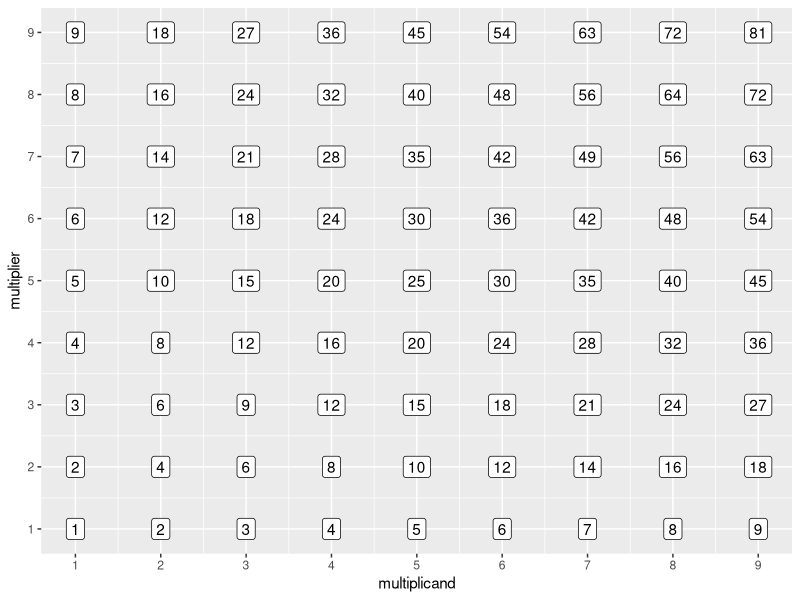
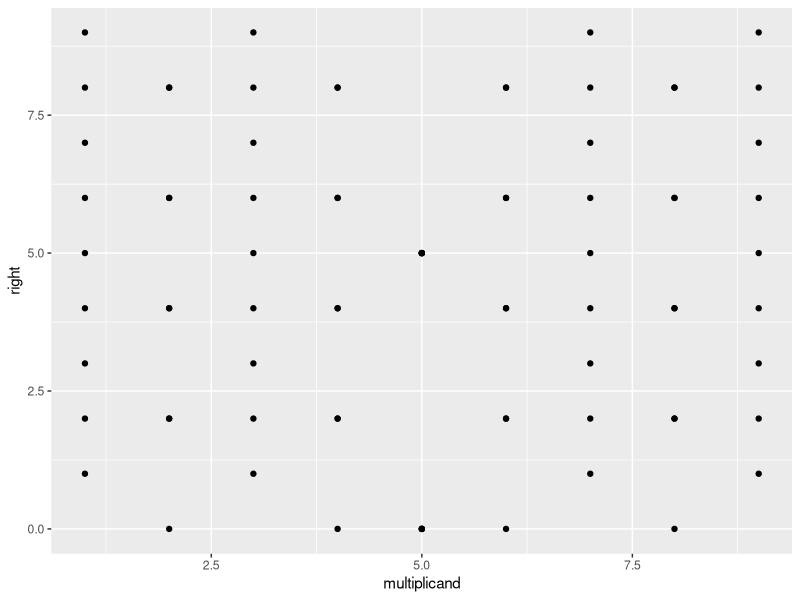
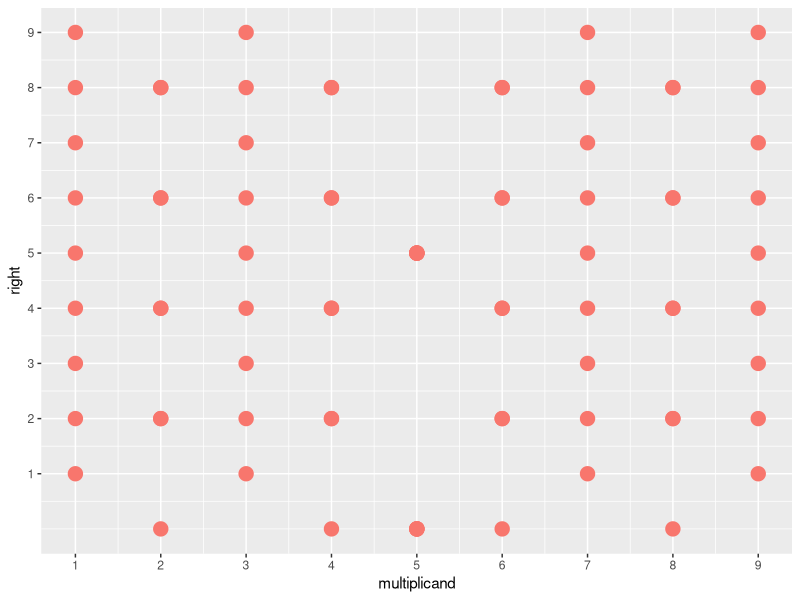
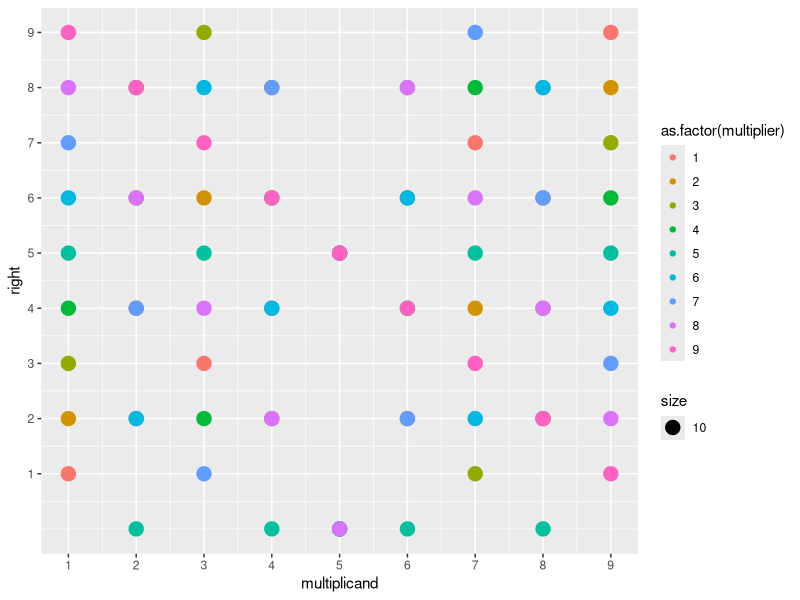
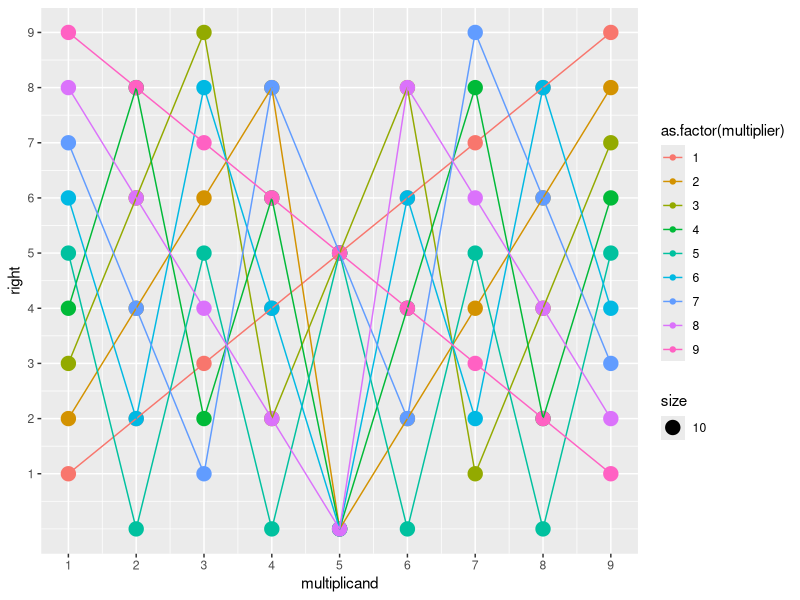
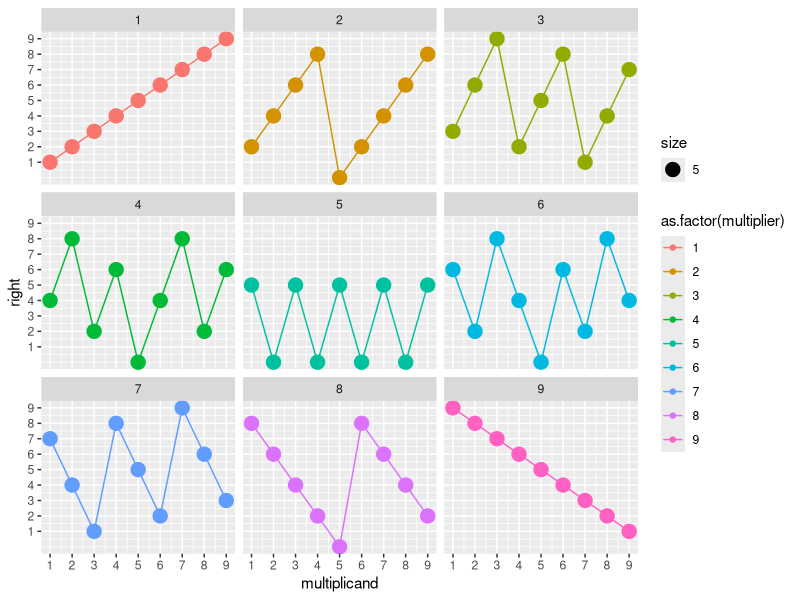
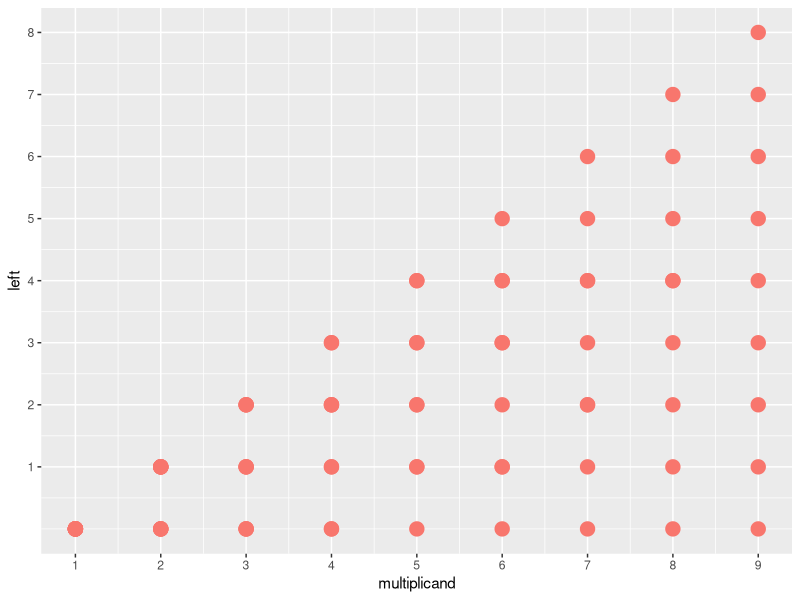
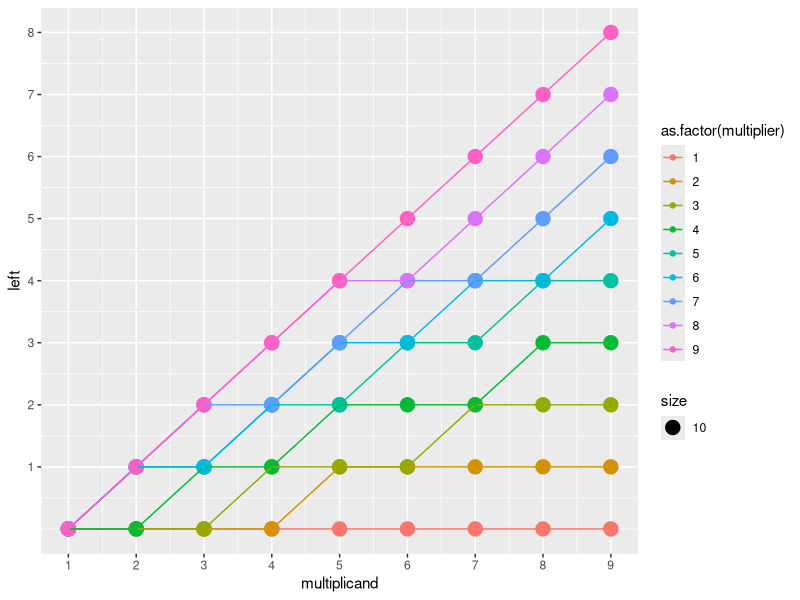

Here is the R script that generated these plots, in order:
library(tidyverse)

##### fooling around #####

#vector from 1 to 9, it turns out this creates a numeric vector
1:9

#for integer vectors, we need to put L after the numbers
1L:9L

#repeat 9 times
rep(1L:9L, times=9)

# repeat each digit 9 times
rep(1L:9L, each=9)

##### generate multiplication table #####

# create multiplication table as a tidy tibble
multiplication_table <- tibble(multiplicand = rep(1L:9L, each = 9),
                               multiplier = rep(1L:9L, times = 9),
                               result = multiplicand * multiplier,
                               left = result %/% 10L,
                               right = result %% 10L)

# plot the multiplication table!
ggplot(data = multiplication_table) +
  geom_label(mapping = aes(x = multiplicand, y = multiplier, label = result)) +
  scale_x_continuous(breaks = 1:9) +
  scale_y_continuous(breaks = 1:9)

##### right digit #####

# naive plot of multiplicand vs right digit of result
ggplot(data = multiplication_table) +
  geom_point(mapping = aes(x = multiplicand, y = right))

# make it pretty in pink and fix up the scale
ggplot(data = multiplication_table) +
  geom_point(mapping = aes(x = multiplicand,
                           y = right,
                           size = 10,
                           color = "pink"),
             show.legend = FALSE) +
  scale_x_continuous(breaks = 1:9) +
  scale_y_continuous(breaks = 1:9)

# but what if we colour by multiplier?
ggplot(data = multiplication_table) +
  geom_point(mapping = aes(x = multiplicand,
                           y = right,
                           size = 10,
                           color = as.factor(multiplier))) +
  scale_x_continuous(breaks = 1:9) +
  scale_y_continuous(breaks = 1:9)

# join the dots
ggplot(data = multiplication_table) +
  geom_point(mapping = aes(x = multiplicand, y = right, size = 10, color = as.factor(multiplier))) +
  geom_line(mapping = aes(x = multiplicand, y = right, color = as.factor(multiplier))) +
  scale_x_continuous(breaks = 1:9) +
  scale_y_continuous(breaks = 1:9)

# let's facet the plots by multiplier
ggplot(data = multiplication_table) +
  geom_point(mapping = aes(x = multiplicand, y = right, size = 5, color = as.factor(multiplier))) +
  geom_line(mapping = aes(x = multiplicand, y = right, color = as.factor(multiplier))) +
  facet_wrap(~ multiplier) +
  scale_x_continuous(breaks = 1:9) +
  scale_y_continuous(breaks = 1:9)

##### left digit #####

# similar plot for left digit
ggplot(data = multiplication_table) +
  geom_point(mapping = aes(x = multiplicand,
                           y = left,
                           size = 10,
                           color = "pink"),
             show.legend = FALSE) +
  scale_x_continuous(breaks = 1:9) +
  scale_y_continuous(breaks = 1:9)

# colour and join the dots
ggplot(data = multiplication_table) +
  geom_point(mapping = aes(x = multiplicand,
                           y = left,
                           size = 10,
                           color = as.factor(multiplier))) +
  geom_line(mapping = aes(x = multiplicand, y = left, color = as.factor(multiplier))) +
  scale_x_continuous(breaks = 1:9) +
  scale_y_continuous(breaks = 1:9)

# let's facet the plots by multiplier
ggplot(data = multiplication_table) +
  geom_point(mapping = aes(x = multiplicand, y = left, size = 10, color = as.factor(multiplier))) +
  geom_line(mapping = aes(x = multiplicand, y = left, color = as.factor(multiplier))) +
  facet_wrap(~ multiplier) +
  scale_x_continuous(breaks = 1:9) +
  scale_y_continuous(breaks = 1:9)

##### both left and right digits #####

# combine left and right digits into a mega facet plot
# let's facet the plots by multiplier
ggplot(data = multiplication_table) +
  geom_point(mapping = aes(x = multiplicand, y = left, size = 10, color = "pink")) +
  geom_line(mapping = aes(x = multiplicand, y = left, color = "pink")) +
  geom_point(mapping = aes(x = multiplicand, y = right, size = 10, color = "purple")) +
  geom_line(mapping = aes(x = multiplicand, y = right, color = "purple")) +
  facet_wrap(~ multiplier) +
  scale_x_continuous(breaks = 1:9) +
  scale_y_continuous(breaks = 1:9)